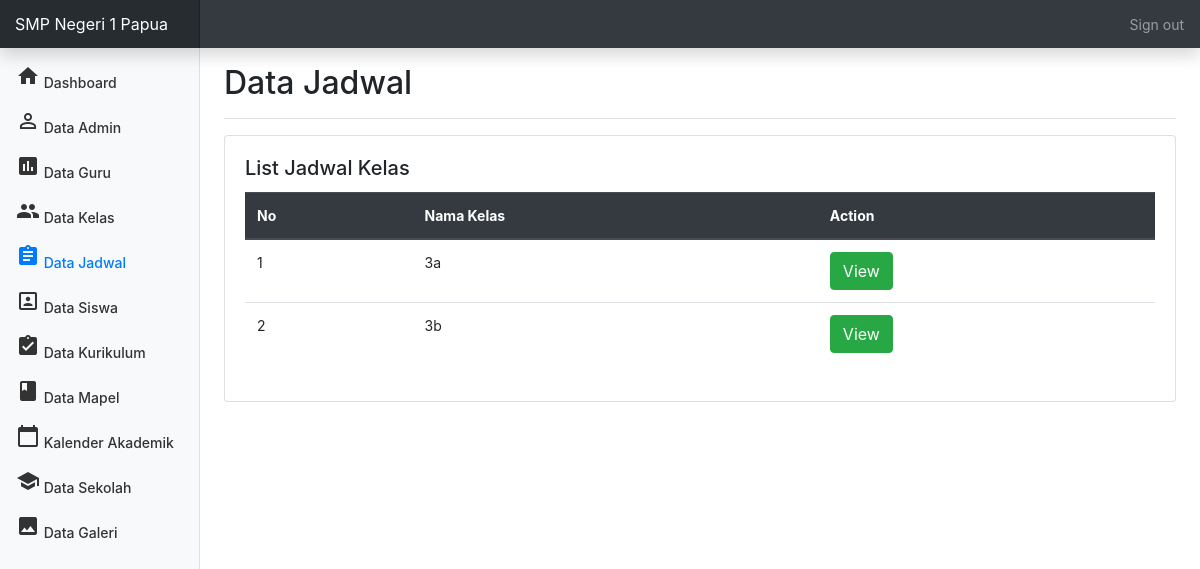
Page /index.php/jadwal/data_jadwal on the committed database.
### tables this page shows
CREATE TABLE `tblsekolah` (
  `id_sekolah` int(11) NOT NULL,
  `nama_sekolah` varchar(30) NOT NULL,
  `npsn` varchar(30) NOT NULL,
  `nss` varchar(30) NOT NULL,
  `alamat_sekolah` text NOT NULL,
  `kode_pos` varchar(19) NOT NULL,
  `no_telp` varchar(15) NOT NULL,
  `kelurahan` varchar(20) NOT NULL,
  `kecamatan` varchar(20) NOT NULL,
  `kabupaten` varchar(30) NOT NULL,
  `provinsi` varchar(30) NOT NULL,
  `website` varchar(30) NOT NULL DEFAULT '',
  `email` varchar(40) NOT NULL DEFAULT '',
  `visi` text NOT NULL,
  `misi` text NOT NULL
);

CREATE TABLE `tblkelas` (
  `id_kelas` int(11) NOT NULL,
  `nama_kelas` varchar(3) NOT NULL,
  `wali_kelas` varchar(20) NOT NULL,
  `mapel` text NOT NULL
);

### application/controllers/Jadwal.php (called while the page is built, shortened)
<?php
class Jadwal extends CI_Controller {
public function __construct()
    {
		$this->load->model('m_jadwal');
		$this->load->model('m_default');
    }
public function data_jadwal()
	{
		$data['judul']="Data Jadwal";
		$data['active9']='active';
		$data['konten']="data_jadwal";
		if($this->session->userdata('tipe')=='guru'){
		$data['list_jadwal']=$this->m_default->get_data('tbljadwal')->result_array();
		}
		else{
		$data['list_jadwal']=$this->m_jadwal->jadwal_kelas($this->session->userdata('id_kelas'))->result_array();
		}
		$data['list_kelas']=$this->m_default->get_data('tblkelas')->result_array();
		$this->load->view('template',$data);
	}
}
?>

### index.php (called while the page is built, shortened)
<?php
require_once BASEPATH.'core/CodeIgniter.php';

### application/models/M_default.php (called while the page is built, shortened)
<?php
class M_default extends CI_Model {
public function get_data($table){
		return $this->db->get($table);
	}
}
?>

### application/views/data_jadwal.php (the view, shortened to what this page needs)
<?php
if($this->session->userdata('tipe')=='siswa'){
?>
<div class="card">
  <div class="card-body">
    <h5 class="card-title">List Jadwal Kelas</h5>
    <table class="table">
  <thead class="thead-dark">
    <tr>
      <th scope="col">No</th>
      <th scope="col">Hari</th>
      <th scope="col">Jam Pelajaran</th>
    </tr>
  </thead>
  <tbody>
      <?php
      $i=1;
        foreach ($list_jadwal as $jadwal) {
          ?>
          <tr>
          <td><?=$i?></td>
          <td>
            <?php
            switch ($jadwal['hari']) {
               case "1":
                echo "Senin";
                break;
                case "2":
                echo "Selasa";
                break;
                case "3":
                echo "Rabu";
                break;
                case "4":
                echo "Kamis";
                break;
                case "5":
                echo "Jumat";
                break;
                case "6":
                echo "Sabtu";
                break;
                default:
                echo "";
}
            ?>
          </td>
          <td>
            <table>
            <tr>
            <?php
            $j=1;
            $a=explode(",",$jadwal['jadwal']);
            foreach ($a as $b) {
              ?>
              <td>
                Ke-<?=$j?>
              </td>
              <td>
                : <?=$b?>
              </td>
              </tr>
              <?php
            $j++; }
            ?>
          </table>
          </td>
          </tr>
          <?php
        $i++;
        }
      ?>
  </tbody>
</table>
  </div>
</div>
<?php
} else{
  ?>
<div class="card">
  <div class="card-body">
    <h5 class="card-title">List Jadwal Kelas</h5>
    <table class="table">
  <thead class="thead-dark">
    <tr>
      <th scope="col">No</th>
      <th scope="col">Nama Kelas</th>
      <th scope="col">Action</th>
    </tr>
  </thead>
  <tbody>
      <?php
      $i=1;
        foreach ($list_kelas as $row) {
          ?>
          <tr>
          <td><?=$i?></td>
          <td><?=$row['nama_kelas']?></td>
          <td>
            <button class="btn btn-success" type="button" data-toggle="modal" data-target="#view<?=$i?>">View</button>
          </td>
          </tr>
          <?php
        $i++;
        }
      ?>
  </tbody>
</table>
  </div>
</div>
  <?php
}
?>

### application/views/template.php (shortened to what this page needs)
<!doctype html>
<html lang="en">
  <head>
<link href="<?=base_url('assets/css/bootstrap.min.css')?>" rel="stylesheet">
    <link href="<?=base_url('assets/css/dashboard.css')?>" rel="stylesheet">
  </head>
  <body>
    <nav class="navbar navbar-dark fixed-top bg-dark flex-md-nowrap p-0 shadow">
  <a class="navbar-brand col-sm-3 col-md-2 mr-0" href="<?=base_url()?>"><?php
  $nav=$this->m_default->get_data('tblsekolah');
  if($nav->num_rows()==0){
    echo 'Akademik SD';
  }
  else{
   $a=$nav->row_array();
   echo $a['nama_sekolah'];
  }
  ?></a>
  <ul class="navbar-nav px-3">
    <li class="nav-item text-nowrap">
      <a class="nav-link" href="<?=base_url('index.php/user/logout')?>">Sign out</a>
    </li>
  </ul>
</nav>
<div class="container-fluid">
  <div class="row">
    <nav class="col-md-2 d-none d-md-block bg-light sidebar">
      <div class="sidebar-sticky">
        <ul class="nav flex-column">
           <li class="nav-item">
            <a class="nav-link <?=@$active1?>" href="<?=base_url('index.php/user')?>">
              <i class="material-icons">home</i>
              Dashboard
            </a>
          </li>
          <?php
          if($this->session->userdata('tipe')=='siswa')
          {
            ?>
                <li class="nav-item">
            <a class="nav-link <?=@$active11?>" href="<?=base_url('index.php/kalender/view_kalender')?>">
              <i class="material-icons">calendar_today</i>
              Kalender Akademik
            </a>
          </li>
            <li class="nav-item">
            <a class="nav-link <?=@$active14?>" href="<?=base_url('index.php/siswa/profil_siswa')?>">
              <i class="material-icons">perm_identity</i>
              Profil Siswa
            </a>
          </li>
          <li class="nav-item">
            <a class="nav-link <?=@$active12?>" href="<?=base_url('index.php/nilai/profil_nilai_siswa')?>">
              <i class="material-icons">pie_chart</i>
              Nilai Siswa
            </a>
          </li>
          <li class="nav-item">
            <a class="nav-link <?=@$active9?>" href="<?=base_url('index.php/jadwal/data_jadwal')?>">
              <i class="material-icons">assignment</i>
              Jadwal Mata Pelajaran
            </a>
          </li>
            <?php
          }else{
            ?>
            <li class="nav-item">
            <a class="nav-link <?=@$active10?>" href="<?=base_url('index.php/admin/data_admin')?>">
              <i class="material-icons">perm_identity</i>
              Data Admin
            </a>
          </li>
          <li class="nav-item">
            <a class="nav-link <?=@$active2?>" href="<?=base_url('index.php/guru/data_guru')?>">
              <i class="material-icons">assessment</i>
              Data Guru
            </a>
          </li>
          <li class="nav-item">
            <a class="nav-link <?=@$active8?>" href="<?=base_url('index.php/kelas/data_kelas')?>">
              <i class="material-icons">group</i>
              Data Kelas
            </a>
          </li>
          <li class="nav-item">
            <a class="nav-link <?=@$active9?>" href="<?=base_url('index.php/jadwal/data_jadwal')?>">
              <i class="material-icons">assignment</i>
              Data Jadwal
            </a>
          </li>
          <li class="nav-item">
            <a class="nav-link <?=@$active3?>" href="<?=base_url('index.php/siswa/data_siswa')?>">
              <i class="material-icons">portrait</i>
              Data Siswa
            </a>
          </li>
          <li class="nav-item">
            <a class="nav-link <?=@$active4?>" href="<?=base_url('index.php/kurikulum/data_kurikulum')?>">
              <i class="material-icons">assignment_turned_in</i>
              Data Kurikulum
            </a>
          </li>
          <li class="nav-item">
            <a class="nav-link <?=@$active5?>" href="<?=base_url('index.php/mapel/data_mapel')?>">
              <i class="material-icons">book</i>
              Data Mapel
            </a>
          </li>
          <li class="nav-item">
            <a class="nav-link <?=@$active11?>" href="<?=base_url('index.php/kalender/data_kalender')?>">
              <i class="material-icons">calendar_today</i>
              Kalender Akademik
            </a>
          </li>
          <li class="nav-item">
            <a class="nav-link <?=@$active7?>" href="<?=base_url('index.php/sekolah/data_sekolah')?>">
              <i class="material-icons">school</i>
              Data Sekolah
            </a>
          </li>
          <li class="nav-item">
            <a class="nav-link <?=@$active13?>" href="<?=base_url('index.php/galeri/data_galeri')?>">
              <i class="material-icons">insert_photo</i>
              Data Galeri
            </a>
          </li>
            <?php
          }
          ?>
        </ul>
      </div>
    </nav>
<main role="main" class="col-md-9 ml-sm-auto col-lg-10 px-4">
      <div class="d-flex justify-content-between flex-wrap flex-md-nowrap align-items-center pt-3 pb-2 mb-3 border-bottom">
        <h1 class="h2"><?=@$judul?></h1>
      </div>
    <?php
    $this->load->view($konten);
    ?>
  </main>
  </div>
</div>
</body>
</html>

### assets/css/dashboard.css (style rules this page uses)
body { font-size: .875rem; }
.sidebar { position: fixed; top: 0; bottom: 0; left: 0; z-index: 100; padding: 48px 0 0; box-shadow: inset -1px 0 0 rgba(0, 0, 0, .1); }
.sidebar-sticky { position: relative; top: 0; height: calc(100vh - 48px); padding-top: .5rem; overflow-x: hidden; overflow-y: auto; }
.sidebar .nav-link { font-weight: 500; color: #333; }
.sidebar .nav-link.active { color: #007bff; }
[role="main"] { padding-top: 133px; }
@media (min-width: 768px) { [role="main"] { padding-top: 48px; } }
.navbar-brand { padding-top: .75rem; padding-bottom: .75rem; font-size: 1rem; background-color: rgba(0, 0, 0, .25); box-shadow: inset -1px 0 0 rgba(0, 0, 0, .25); }

### rows in the picture
tblsekolah: nama_sekolah "SMP Negeri 1 Papua"
tblkelas: nama_kelas "3a"
tblkelas: nama_kelas "3b"
